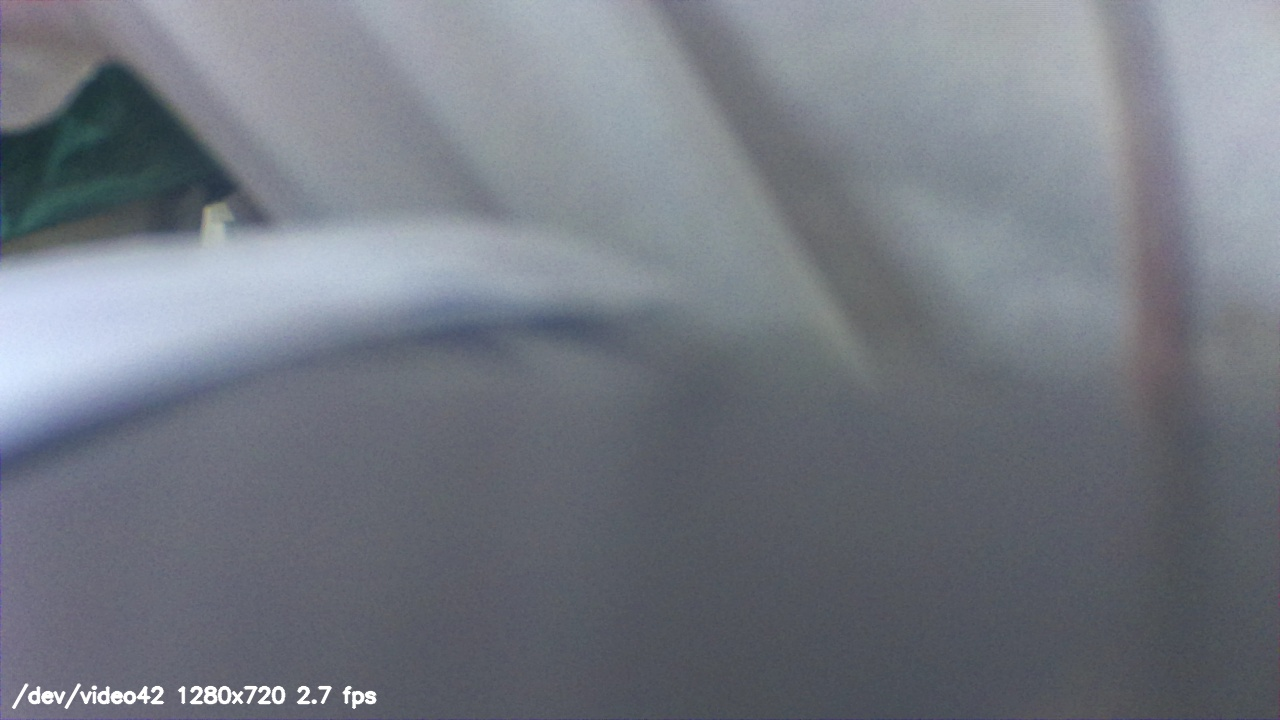
#> input picture captures/cleanup_test.jpg, 1280 x 720 px
$ python -i roi_defect_closed_loop.py   (imports and definitions only)
#> lines starting #> are read from the running program, lines starting #| are printed output that depends on the picture
#> further down, picture is the input picture: shape (720, 1280, 3); mean B, G, R 130.2, 120.9, 116
#!/usr/bin/env python3
"""Chip ROI -> light preprocessing -> chip-defect ONNX closed loop.

This is a PC-side minimum validation path. It uses the existing camera capture
path only to get a clean frame, then runs ROI localization and ONNX inference
locally so the ROI/preprocess logic can be iterated quickly before moving it to
the board-side RKNN pipeline.
"""

from __future__ import annotations

import argparse
import subprocess
import sys
from dataclasses import dataclass
from pathlib import Path

import cv2
import numpy as np
import onnxruntime as ort


ROOT = Path(__file__).resolve().parents[1]
DEFAULT_MODEL = (
    ROOT
    / "cloud_training"
    / "autodl_outputs_20260502"
    / "outputs"
    / "final"
    / "chipcheck_yolov8_detect.onnx"
)
DEFAULT_CHIP_MODEL = (
    ROOT
    / "cloud_training"
    / "chip_roi_outputs_20260504"
    / "outputs"
    / "final"
    / "chip_roi_yolov8_detect.onnx"
)
DEFAULT_SAVE_DIR = ROOT / "captures" / "roi_defect_closed_loop"
LIVE_VIEW_SCRIPT = ROOT / "tools" / "adb_imx415_rknn_live_view.py"

CLASS_NAMES = ["ZF-scratch", "scratch", "broken", "pinbreak"]
CHIP_CLASS_NAMES = ["chip"]
BOX_COLORS = [(56, 56, 255), (10, 249, 72), (255, 194, 0), (255, 56, 132)]


@dataclass(slots=True)
class Detection:
    class_id: int
    score: float
    box: np.ndarray
    source: str


@dataclass(slots=True)
class RoiResult:
    box: tuple[int, int, int, int]
    score: float
    method: str


# [187 lines left out: functions read_image, write_image, parse_roi, clamp_box, square_expand_box, locate_chip_roi and 1 more, not called in this run]


def gamma_light(image: np.ndarray, gamma: float = 0.88) -> np.ndarray:
    lut = np.array([round(((value / 255.0) ** gamma) * 255.0) for value in range(256)], dtype=np.uint8)
    return cv2.LUT(image, lut)


def lab_clahe(image: np.ndarray, clip_limit: float = 1.4) -> np.ndarray:
#> called with clip_limit = 1.4
    lab = cv2.cvtColor(image, cv2.COLOR_BGR2LAB)
#> lab: shape (720, 1280, 3); mean of channels 0, 1, 2 128.4, 128.2, 122.3
    l_channel, a_channel, b_channel = cv2.split(lab)
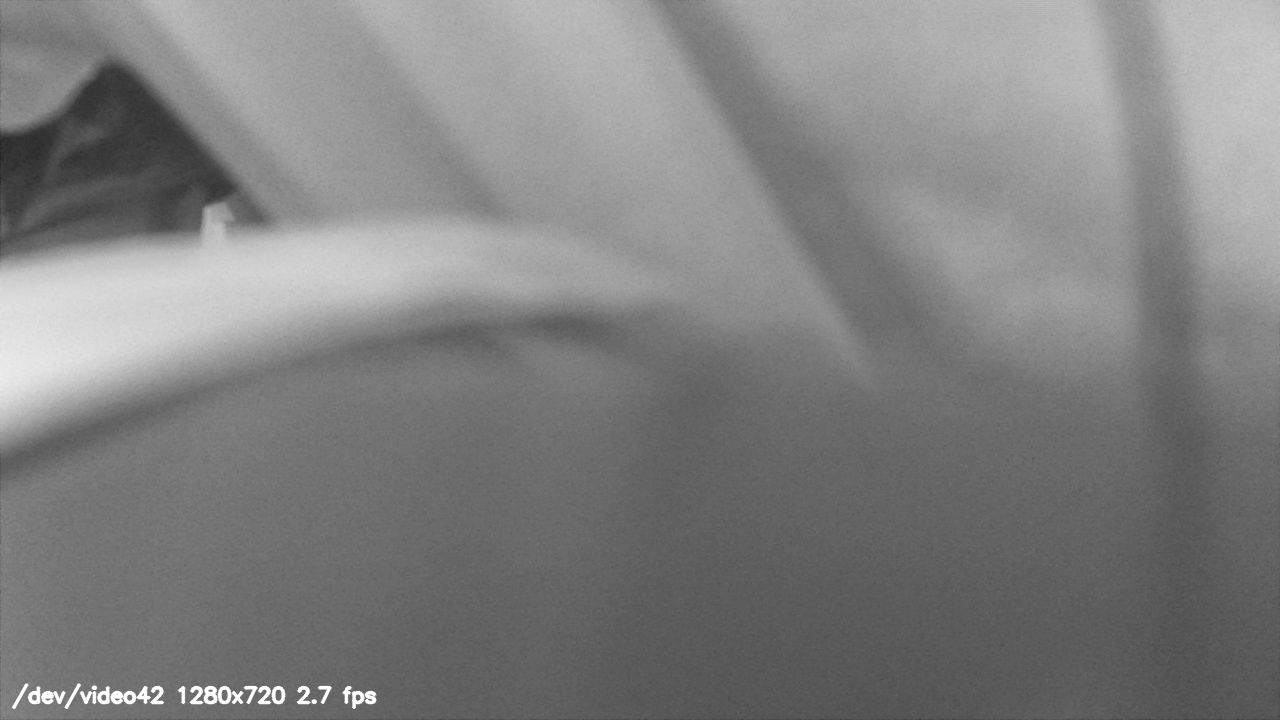
#> l_channel: shape (720, 1280); min 37, max 255, mean 128.4
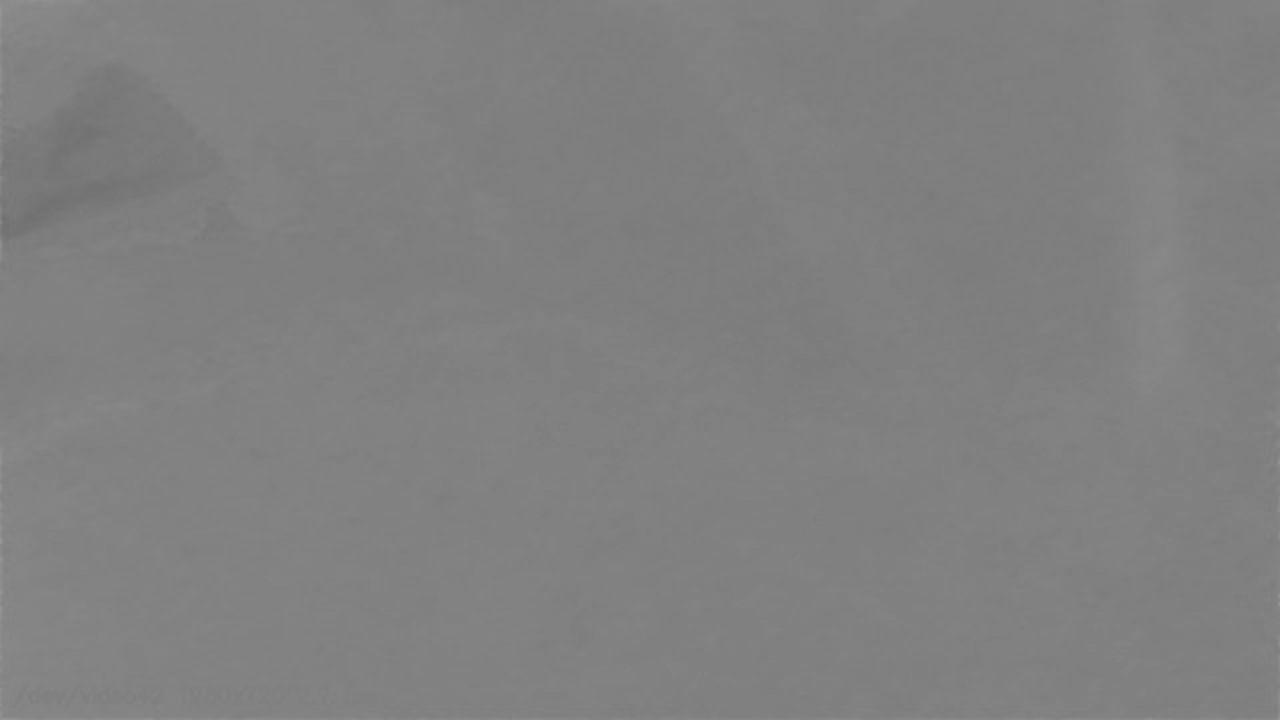
#> a_channel: shape (720, 1280); min 112, max 151, mean 128.2
    clahe = cv2.createCLAHE(clipLimit=clip_limit, tileGridSize=(8, 8))
    l_channel = clahe.apply(l_channel)
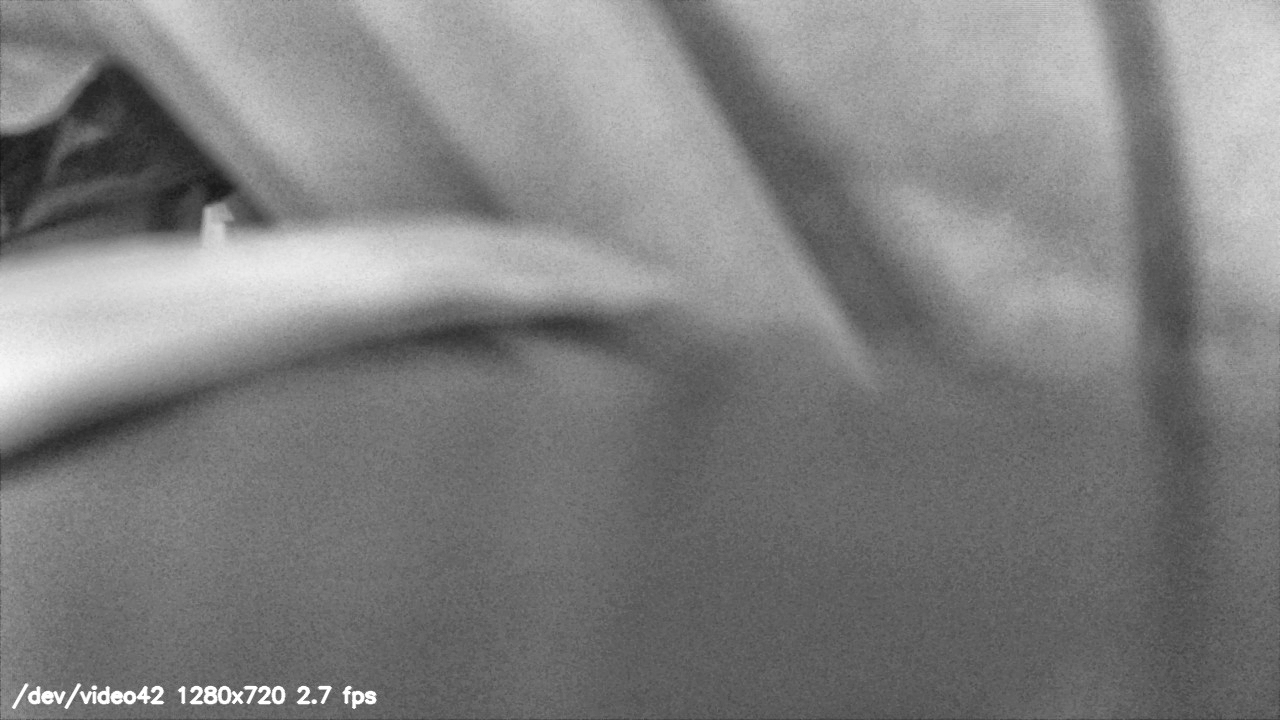
#> l_channel: shape (720, 1280); min 23, max 255, mean 128
    return cv2.cvtColor(cv2.merge([l_channel, a_channel, b_channel]), cv2.COLOR_LAB2BGR)
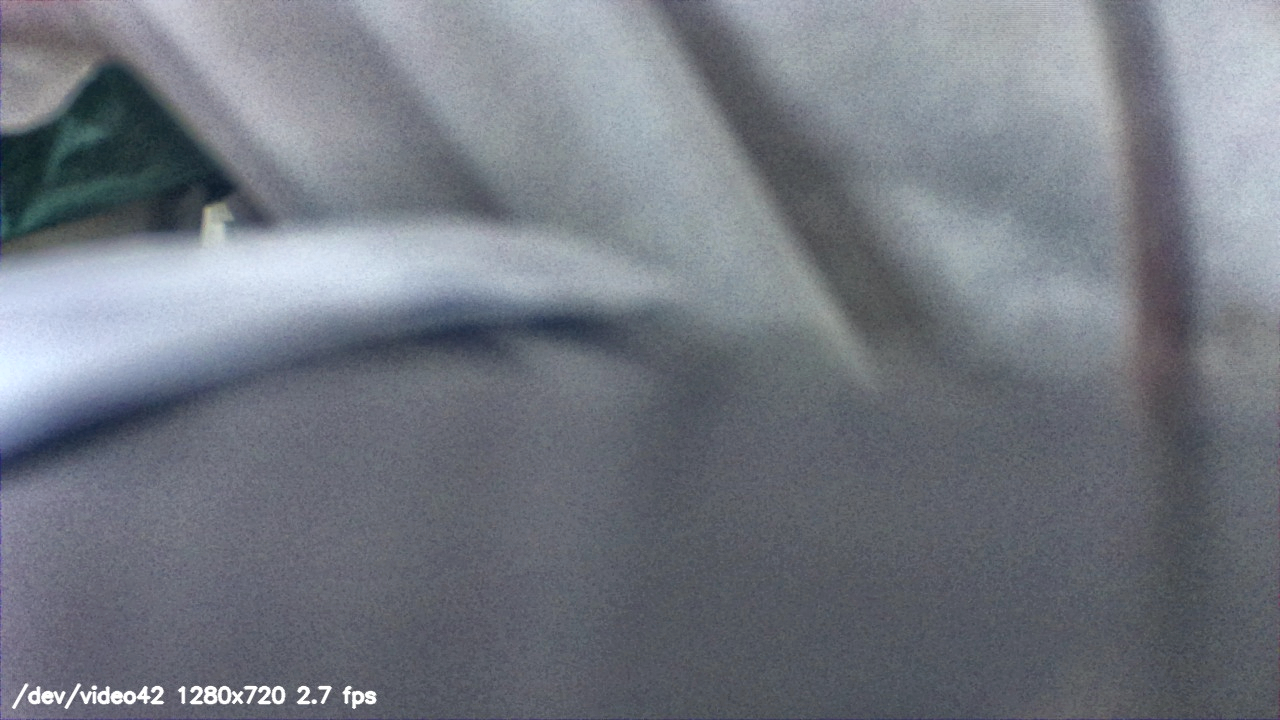
#> returned value: shape (720, 1280, 3); mean B, G, R 130, 120.7, 115.8


def mild_sharpen(image: np.ndarray, amount: float = 0.18) -> np.ndarray:
    blurred = cv2.GaussianBlur(image, (0, 0), 1.0)
    return cv2.addWeighted(image, 1.0 + amount, blurred, -amount, 0)


# [395 lines left out: functions build_variant, letterbox, box_iou, classwise_nms, infer, map_detections_to_full and 8 more, not called in this run]


# [2 lines not run here, left out]

>>> import cv2
>>> picture = cv2.imread('../captures/cleanup_test.jpg')
>>> result = lab_clahe(picture)

$ run again, on captures/chip_defect_live_fp_smoke.jpg
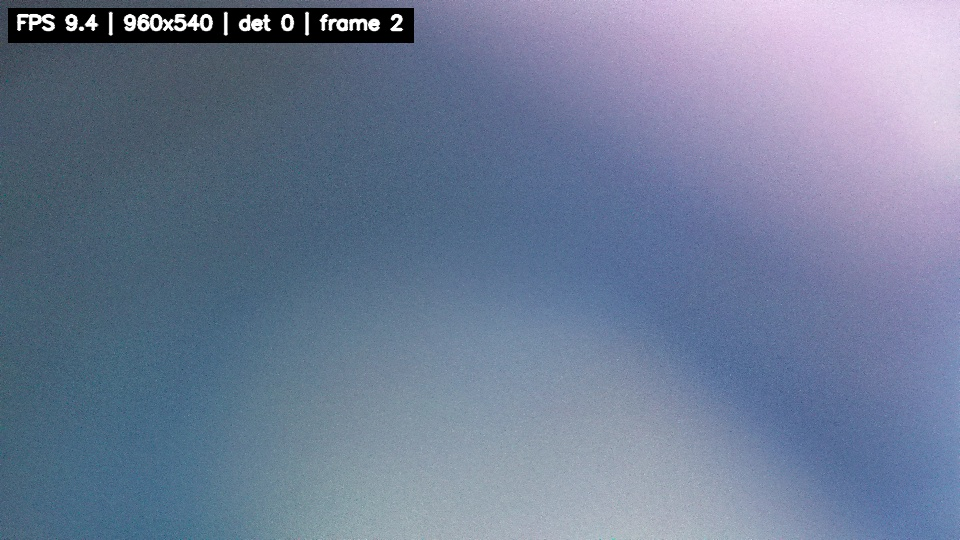
#> input picture captures/chip_defect_live_fp_smoke.jpg, 960 x 540 px
#> picture is the input picture: shape (540, 960, 3); mean B, G, R 150.2, 124.1, 109.9
#> lab: shape (540, 960, 3); mean of channels 0, 1, 2 131.5, 129.2, 112.3
#> in lab_clahe, `l_channel, a_channel, b_channel = cv2.split(lab)`:
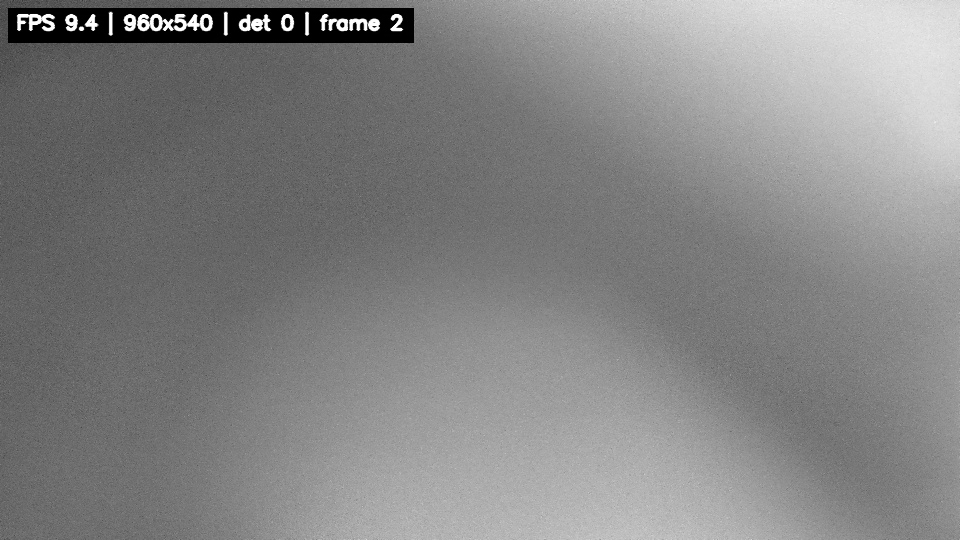
#> l_channel: shape (540, 960); min 0, max 255, mean 131.5
#> in lab_clahe, `l_channel, a_channel, b_channel = cv2.split(lab)`:
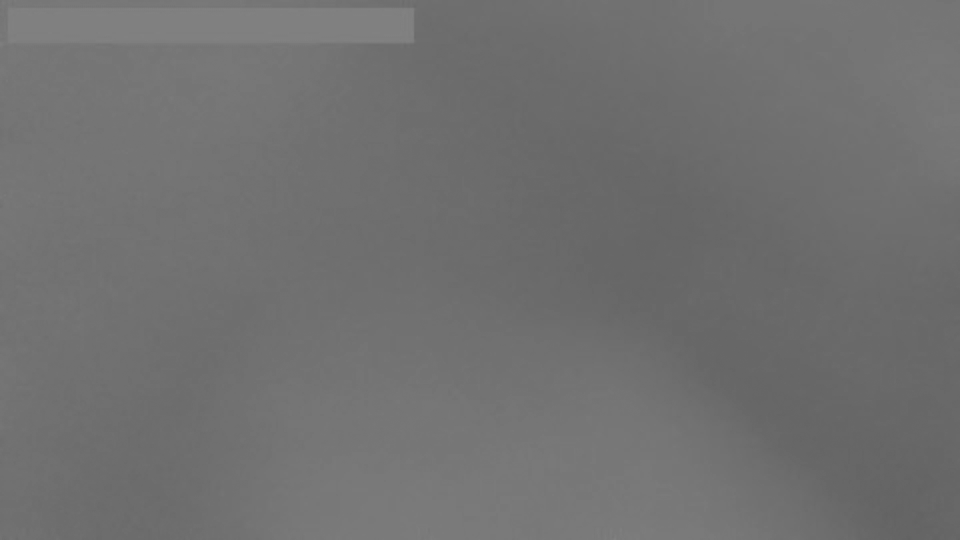
#> b_channel: shape (540, 960); min 98, max 130, mean 112.3
